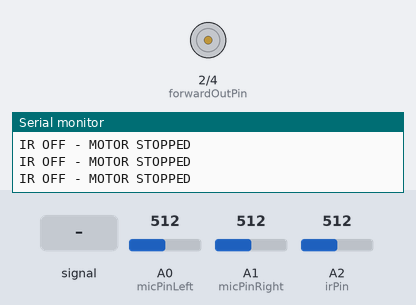
Simulated run of this sketch. Board: Arduino Uno, built with avr-gcc and run on an emulated ATmega328P. On the bench: motor-driver pin pairs drawn as motors (green arrow = first pin HIGH = forward, orange = second pin HIGH = backward, longer = more drive), the last lines printed to the serial monitor. Inputs (shaded band) come from the test bench; at power-on: A2 (irPin) = 512, A1 (micPinRight) = 512, A0 (micPinLeft) = 512.

Above: at 1.2 s.
1.3 s: A2 (irPin) set to 601
2.8 s: A2 (irPin) set to 622
4.7 s: A0 (micPinLeft) fed a 200 Hz sine of ±81 counts around its level
At 5.0 s:
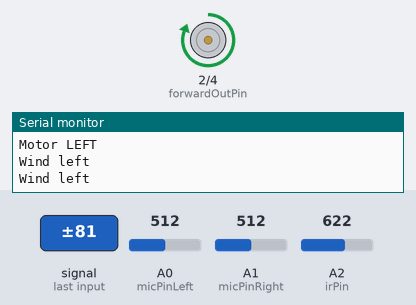
6.2 s: A1 (micPinRight) fed a 2 Hz sine of ±306 counts around its level
At 6.39 s:
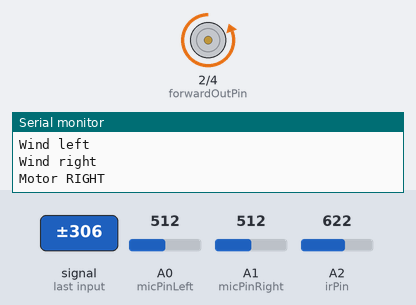
9.2 s: A1 (micPinRight) set to 306
At 10.4 s:
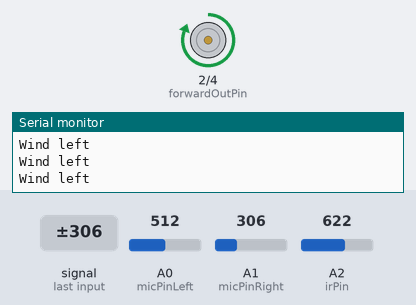
10.7 s: A0 (micPinLeft) set to 716
At 12.0 s:
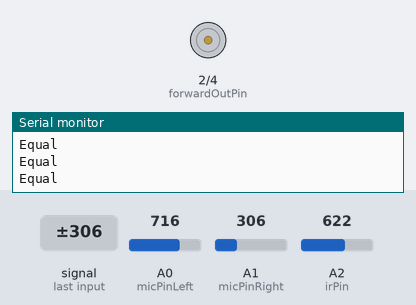
Timing chart, 0 to 13.3 s (numbered marks = the images above; inputs shaded):
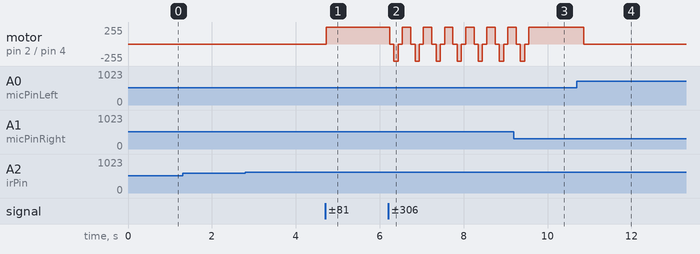

The sketch:

mic_sampling_code.ino
```cpp
#include <math.h>

// Pin configuration
const int micPinLeft = A0;
const int micPinRight = A1;
const int irPin = A2;

const int forwardOutPin = 2;
const int backwardOutPin = 4;

// Voltage settings
const float VREF = 5.0;
const int ADC_MAX = 1023;

const float MICROPHONE_DIFFERENCE_TOLERANCE = 0.008;
const float MIN_MIC_VOLTAGE = 0.004;
const float IR_MIN_ON_VOLTAGE = 3;

// Sampling settings
const unsigned long SAMPLE_TIME = 100000;

// Motor timing
const unsigned long deadTime = 100;

int currentDirection = 0;
//  0 = stopped
//  1 = left
// -1 = right


// =====================================
// MOTOR CONTROL
// =====================================

void motorStop() {
  digitalWrite(forwardOutPin, LOW);
  digitalWrite(backwardOutPin, LOW);
}

void setMotor(int direction) {

  if (direction == currentDirection) {
    return;
  }

  // Stop both outputs before changing direction
  motorStop();

  // Wait only when changing between directions
  if (currentDirection != 0 && direction != 0) {
    delay(deadTime);
  }

  if (direction == 1) {
    digitalWrite(forwardOutPin, HIGH);
    Serial.println("Motor LEFT");
  }
  else if (direction == -1) {
    digitalWrite(backwardOutPin, HIGH);
    Serial.println("Motor RIGHT");
  }

  currentDirection = direction;
}


// =====================================
// RMS CALCULATION
// =====================================

void calculateRMS(float *rmsLeft, float *rmsRight) {

  unsigned long startTime = micros();

  double sumLeft = 0;
  double sumRight = 0;

  double sumSqLeft = 0;
  double sumSqRight = 0;

  int sampleCount = 0;

  while (micros() - startTime < SAMPLE_TIME) {

    float left = analogRead(micPinLeft) * VREF / ADC_MAX;
    float right = analogRead(micPinRight) * VREF / ADC_MAX;

    sumLeft += left;
    sumRight += right;

    sumSqLeft += left * left;
    sumSqRight += right * right;

    sampleCount++;
  }

  float meanLeft = sumLeft / sampleCount;
  float meanRight = sumRight / sampleCount;

  float varianceLeft =
      sumSqLeft / sampleCount - meanLeft * meanLeft;

  float varianceRight =
      sumSqRight / sampleCount - meanRight * meanRight;

  if (varianceLeft < 0) varianceLeft = 0;
  if (varianceRight < 0) varianceRight = 0;

  *rmsLeft = sqrt(varianceLeft);
  *rmsRight = sqrt(varianceRight);
}


// =====================================
// INPUT PROCESSING
// =====================================

void input_processing(float rmsLeft, float rmsRight, float irVoltage) {

  // Check IR sensor first
  if (irVoltage < IR_MIN_ON_VOLTAGE) {

    Serial.println("IR OFF - MOTOR STOPPED");

    setMotor(0);
    return;
  }

  float difference = abs(rmsLeft - rmsRight);

  // Both microphones quiet or approximately equal
  if (difference < MICROPHONE_DIFFERENCE_TOLERANCE ||
      (rmsLeft < MIN_MIC_VOLTAGE &&
       rmsRight < MIN_MIC_VOLTAGE)) {

    Serial.println("Equal");

    setMotor(0);
  }

  // Left microphone louder
  else if (rmsLeft > rmsRight) {

    Serial.println("Wind left");

    setMotor(1);
  }

  // Right microphone louder
  else {

    Serial.println("Wind right");

    setMotor(-1);
  }
}


// =====================================
// SETUP
// =====================================

void setup() {

  Serial.begin(9600);

  pinMode(forwardOutPin, OUTPUT);
  pinMode(backwardOutPin, OUTPUT);

  pinMode(irPin, INPUT);

  motorStop();
}


// =====================================
// MAIN LOOP
// =====================================

void loop() {

  float rmsLeft;
  float rmsRight;

  // Read microphone RMS
  calculateRMS(&rmsLeft, &rmsRight);

  // Read IR sensor voltage
  float irVoltage = analogRead(irPin) * VREF / ADC_MAX;

  // Print sensor readings
  //Serial.print("Left RMS: ");
  //Serial.print(rmsLeft, 6);

  //Serial.print(" | Right RMS: ");
  //Serial.print(rmsRight, 6);

  //Serial.print(" | IR Voltage: ");
  //Serial.println(irVoltage, 3);

  // Process all inputs
  input_processing(rmsLeft, rmsRight, irVoltage);
}
```

Measured:
- after the input at 4.7 s, motor on pin 2 (forwardOutPin) / pin 4 (backwardOutPin): stopped → forward 255/255 at once
- after the input at 6.2 s, motor on pin 2 (forwardOutPin) / pin 4 (backwardOutPin): forward 255/255 → stopped at once, then repeats every 0.50 s: backward 255/255 0.10 s, stopped 0.10 s, forward 255/255 0.20 s, stopped 0.10 s
- after the input at 9.2 s, motor on pin 2 (forwardOutPin) / pin 4 (backwardOutPin): goes on until 9.6 s, then stays forward 255/255
- after the input at 10.7 s, motor on pin 2 (forwardOutPin) / pin 4 (backwardOutPin): forward 255/255 → stopped after 0.16 s
